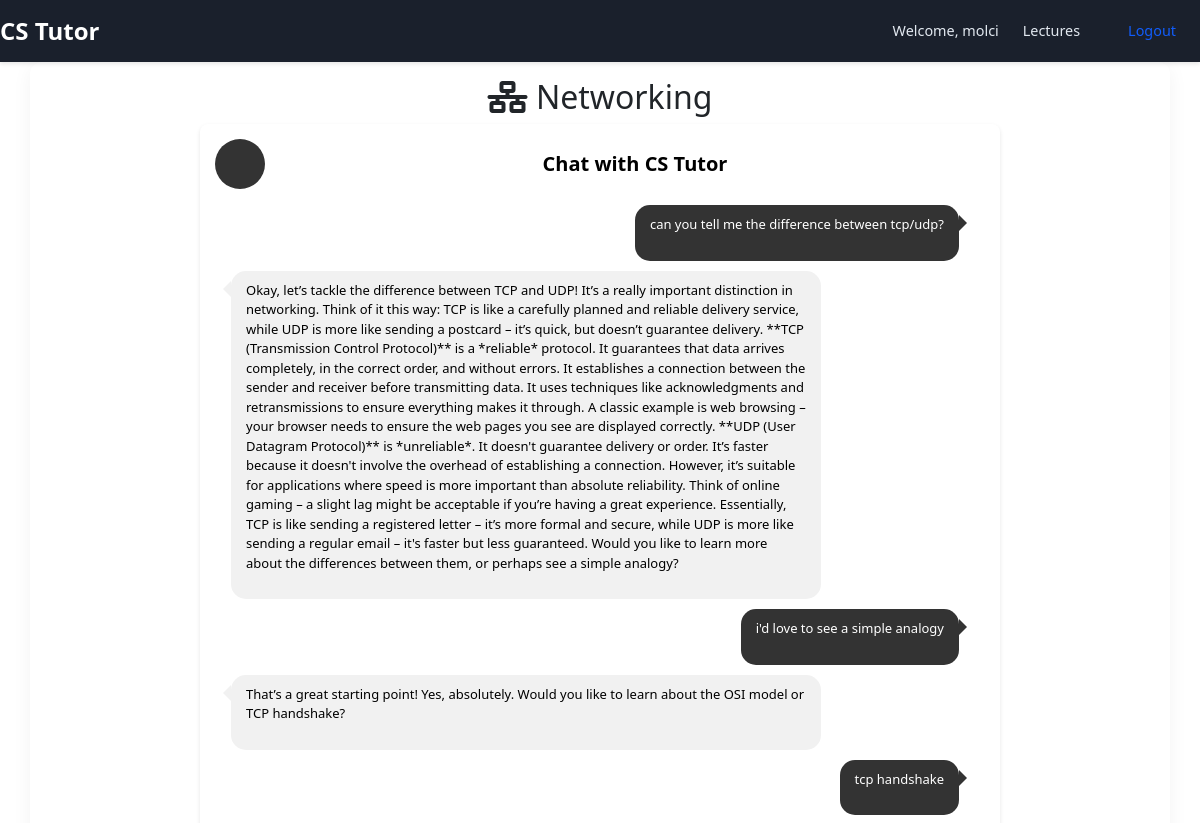
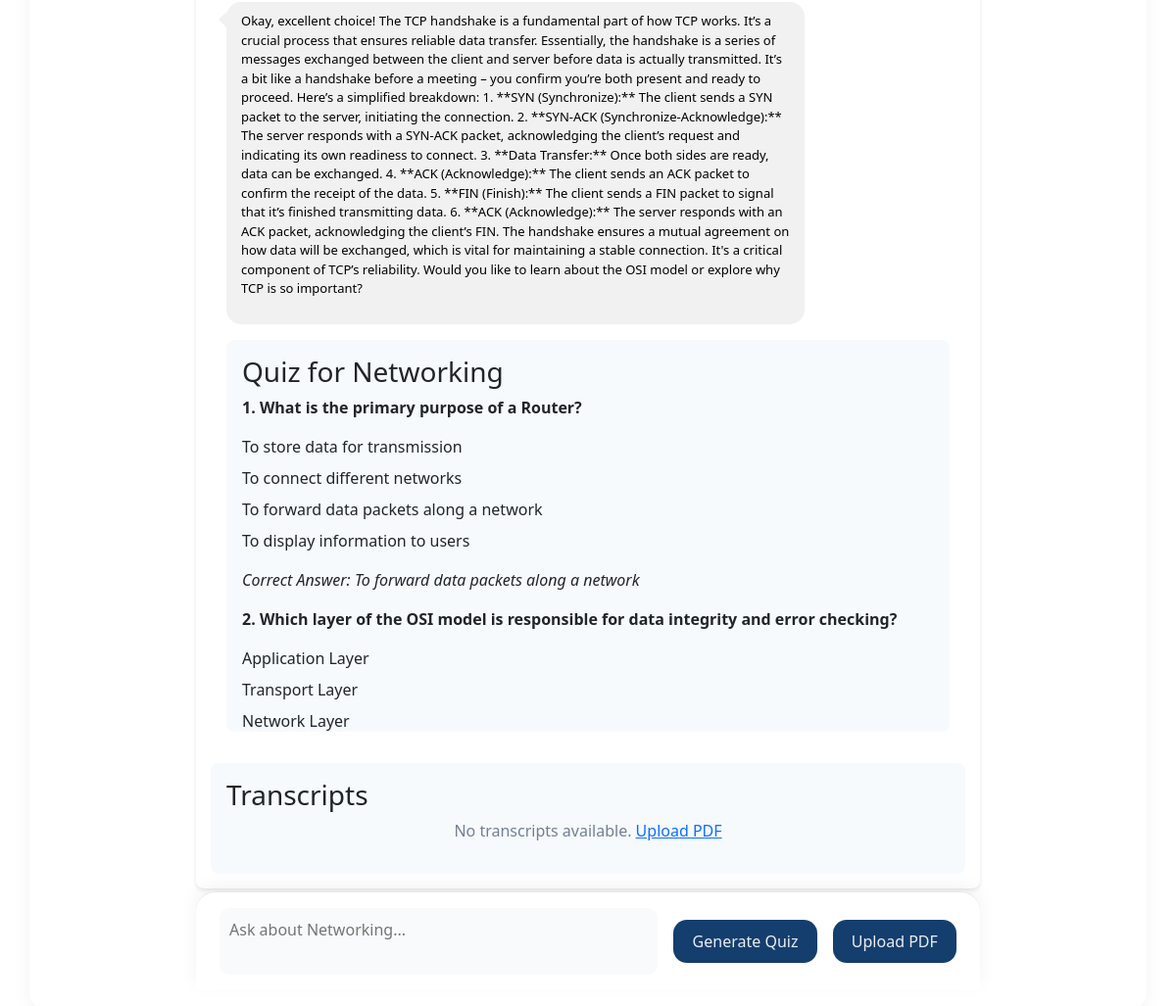
The page /lecture/networking/ (signed in) on the database as committed earlier (2 pictures, top to bottom).
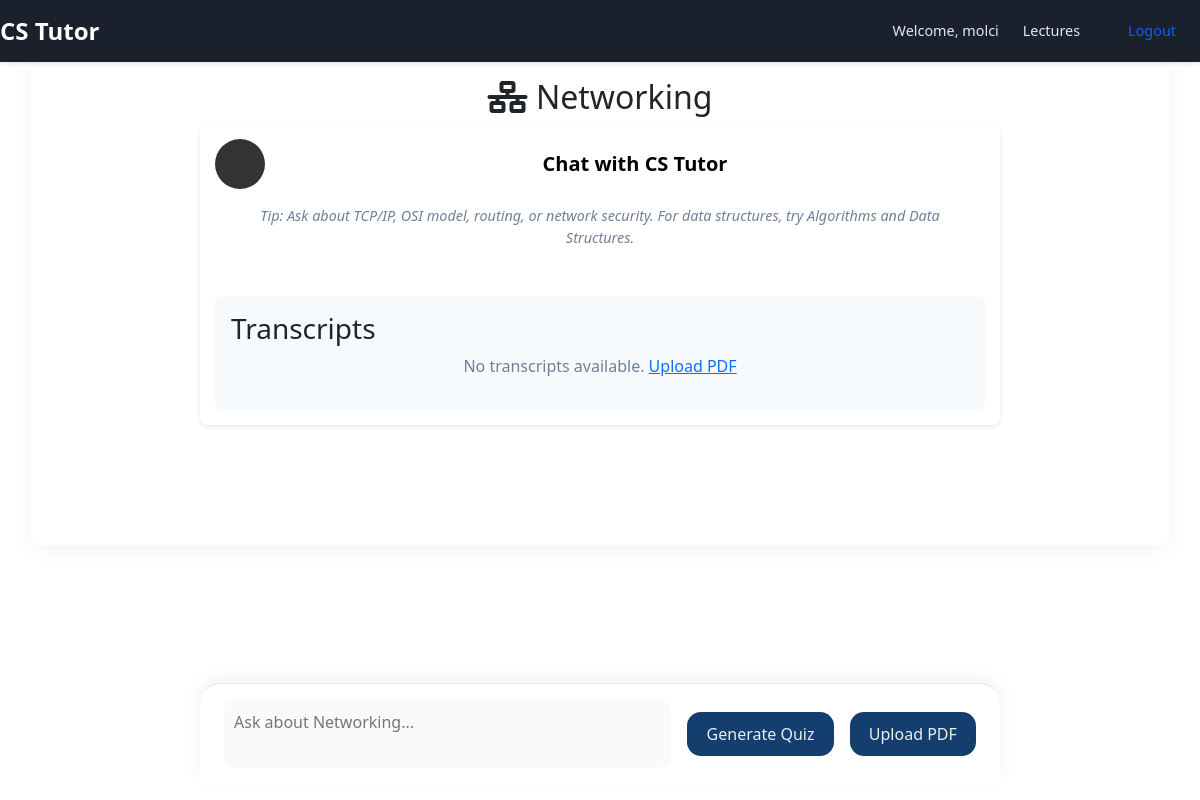
The same page on the database as committed later.
### ai_model/models.py (models this page shows, shortened)
class ChatHistory(models.Model):
    user = models.ForeignKey(User, on_delete=models.CASCADE)
    lecture = models.CharField(max_length=100)
    user_input = models.TextField()
    bot_response = models.TextField()
    message_id = models.CharField(max_length=100, blank=True)
    created_at = models.DateTimeField(auto_now_add=True)
    class Meta:
        constraints = [
            models.UniqueConstraint(
                fields=['user', 'lecture', 'user_input'],
                name='unique_chat_entry'
            )
        ]

class Quiz(models.Model):
    user = models.ForeignKey(User, on_delete=models.CASCADE)
    lecture = models.CharField(max_length=100)
    question = models.TextField()
    options = models.JSONField()
    correct_answer = models.TextField()
    created_at = models.DateTimeField(auto_now_add=True)
    class Meta:
        ordering = ['created_at']

### ai_model/views.py (the view, shortened to what this page needs)
# urls.py: path('lecture/<str:lecture_name>/', views.lecture_view, name='lecture'),
@login_required
def lecture_view(request, lecture_name):
    lecture_config = {
        'algorithms_data_structures': {
            'prompt_file': 'algorithms_data_structures.txt',
            'template': 'lecture_chat.html',
            'lecture_id': 'algorithms_data_structures',
            'title': 'Algorithms and Data Structures'
        },
        'networking': {
            'prompt_file': 'networking.txt',
            'template': 'lecture_chat.html',
            'lecture_id': 'networking',
            'title': 'Networking'
        },
        'operating_systems': {
            'prompt_file': 'operating_systems.txt',
            'template': 'lecture_chat.html',
            'lecture_id': 'operating_systems',
            'title': 'Operating Systems'
        },
    }
    config = lecture_config.get(lecture_name)
    if not config:
        logger.warning(f"Invalid lecture: {lecture_name}")
        return redirect('lecture_list')
    start_time = time.time()
    cache_key = f"chat_history:{request.user.id}:{lecture_name}"
    chat_history = cache.get(cache_key)
    if chat_history is None:
        logger.info(f"Cache miss for {cache_key}, querying SQLite")
        chat_history = ChatHistory.objects.filter(
            user=request.user,
            lecture=lecture_name
        ).order_by('created_at')
        seen = {}
        deduplicated = []
        for entry in chat_history:
            key = (entry.user_id, entry.lecture, entry.user_input.lower().strip())
            if key not in seen or entry.created_at > seen[key].created_at:
                seen[key] = entry
        deduplicated = list(seen.values())
        chat_history = deduplicated
        if chat_history:
            cache.set(cache_key, chat_history, timeout=3600)
            logger.info(
                f"Cached {cache_key}, {len(chat_history)} entries, time: {time.time() - start_time:.3f}s"
            )
        else:
            logger.debug(f"Not caching empty chat history for {cache_key}")
    logger.debug(
        f"Chat history for {cache_key}: {len(chat_history)} entries, "
        f"message_ids={[entry.message_id for entry in chat_history]}"
    )
    quizzes = Quiz.objects.filter(user=request.user, lecture=lecture_name).order_by('created_at')
    transcripts = Transcript.objects.filter(user=request.user, lecture=lecture_name).order_by('-created_at')
    return render(request, config['template'], {
        "chat_history": chat_history,
        "quizzes": quizzes,
        "transcripts": transcripts,
        "lecture_name": lecture_name,
        "lecture_title": config['title'],
        "lecture_config": lecture_config,
    })

### templates/lecture_chat.html (shortened to what this page needs)
<!DOCTYPE html>
<html lang="en">
  {% load static %}
  <head>
    <link rel="stylesheet" href="{% static 'css/style.css' %}" />
    <link rel="stylesheet" href="{% static 'css/chat.css' %}" />
    <link rel="stylesheet" href="{% static 'css/lecture_chat.css' %}" />
    <link
      rel="stylesheet"
      href="https://cdnjs.cloudflare.com/ajax/libs/font-awesome/6.4.0/css/all.min.css"
    />
    <link href="https://cdn.jsdelivr.net/npm/bootstrap@5.3.0/dist/css/bootstrap.min.css" rel="stylesheet">
  </head>
  <body>
    <header>
      <nav class="navbar">
        <a href="{% url 'lecture_list' %}" class="nav-brand">CS Tutor</a>
        <div class="nav-links">
          <span>Welcome, {{ request.user.username }}</span>
          <a href="{% url 'lecture_list' %}">Lectures</a>
          <form
            method="post"
            action="{% url 'logout' %}"
            style="display: inline"
          >
            <button type="submit" class="nav-button">Logout</button>
          </form>
        </div>
      </nav>
    </header>
    <main class="container">
      <h2>
        <i
          class="fas {% if lecture_name == 'algorithms_data_structures' %}fa-code{% elif lecture_name == 'networking' %}fa-network-wired{% else %}fa-server{% endif %}"
        ></i>
        {{ lecture_title }}
      </h2>
      <div class="card-container">
        <div class="card-header">
          <div class="img-avatar"></div>
          <div class="text-chat">Chat with CS Tutor</div>
        </div>
        <div class="card-body">
          <div class="messages-container" id="chat-box">
            {% include "partials/lecture_chat.html" %}
            {% if not chat_history %}
              <p class="no-messages">
                {% if lecture_name == 'networking' %}
                  Tip: Ask about TCP/IP, OSI model, routing, or network security. For data structures, try Algorithms and Data Structures.
                {% elif lecture_name == 'operating_systems' %}
                  Tip: Ask about processes, memory management, or scheduling. For networking, try Networking.
                {% elif lecture_name == 'algorithms_data_structures' %}
                  Tip: Ask about sorting, searching, or data structures like hash tables. For networking or OS, try those lectures.
                {% else %}
                  Tip: Please select a valid lecture.
                {% endif %}
              </p>
            {% endif %}
          </div>
          <div class="transcript-container">
            <h3>Transcripts</h3>
            <ul>
              {% for transcript in transcripts %}
              <li class="transcript-item">
                <h4>{{ transcript.title }}</h4>
                <p><strong>Created:</strong> {{ transcript.created_at }}</p>
                <p>{{ transcript.transcript_text|truncatewords:50 }}</p>
                <a href="{% url 'transcript_detail' transcript.id %}">View Full Transcript</a>
              </li>
              {% empty %}
              <li class="no-transcripts">No transcripts available. <a href="#" data-bs-toggle="modal" data-bs-target="#uploadModal">Upload PDF</a></li>
              {% endfor %}
            </ul>
          </div>
        </div>
      </div>
      <div class="message-input">
        <form method="post" id="chat-form">
          <textarea
            name="question"
            id="user-question"
            placeholder="Ask about {{ lecture_title }}..."
            class="message-send"
            required
          ></textarea>
        </form>
        <button class="action-button" id="quiz-generate">Generate Quiz</button>
        <button class="action-button" data-bs-toggle="modal" data-bs-target="#uploadModal">Upload PDF</button>
      </div>
    </main>
  </body>
</html>

### templates/partials/lecture_chat.html
{% for message in chat_history %}
  {% if message.user_input %}
    <div class="message-box right" data-id="msg-{{ message.message_id|default_if_none:'unknown' }}">
      <p>{{ message.user_input }}</p>
    </div>
  {% endif %}
  {% if message.bot_response %}
    <div class="message-box left" data-id="msg-{{ message.message_id|default_if_none:'unknown' }}-response">
      <p>{{ message.bot_response }}</p>
    </div>
  {% endif %}
{% endfor %}
{% if quizzes %}
  <div class="quiz-container">
    <h3>Quiz for {{ lecture_name|title }}</h3>
    {% for quiz in quizzes %}
      <div class="quiz-question">
        <p><strong>{{ forloop.counter }}. {{ quiz.question }}</strong></p>
        <ul>
          {% for option in quiz.options %}
            <li>{{ option }}</li>
          {% endfor %}
        </ul>
        <p><em>Correct Answer: {{ quiz.correct_answer }}</em></p>
      </div>
    {% endfor %}
  </div>
{% endif %}

### static/css/style.css (style rules this page uses)
* { box-sizing: border-box; margin: 0; padding: 0; }
body { font-family: "Inter", -apple-system, BlinkMacSystemFont, "Segoe UI", Roboto, sans-serif; background-color: #f5f7fa; color: #2d3748; line-height: 1.6; }
.navbar { background-color: #1a202c; padding: 1rem 2rem; display: flex; justify-content: space-between; align-items: center; box-shadow: 0 2px 4px rgba(0, 0, 0, 0.1); }
.nav-brand { color: #ffffff; font-size: 1.5rem; font-weight: 700; text-decoration: none; }
.nav-links { display: flex; align-items: center; gap: 1.5rem; }
.nav-links span { color: #e2e8f0; font-size: 0.9rem; }
.nav-links a { color: #e2e8f0; text-decoration: none; font-weight: 500; font-size: 0.9rem; }
.nav-button { background: none; border: none; color: #115dfc; cursor: pointer; font-weight: 500; font-size: 0.9rem; }
.container { max-width: 900px; margin: 2rem auto; padding: 2rem; background-color: #ffffff; border-radius: 12px; box-shadow: 0 4px 20px rgba(0, 0, 0, 0.05); }
h2 { font-size: 2rem; color: #2d3748; text-align: center; margin-bottom: 1.5rem; }
.no-messages { text-align: center; color: #718096; font-style: italic; font-size: 0.9rem; }
button { padding: 0.75rem 1.5rem; background-color: #115dfc; color: #ffffff; border: none; border-radius: 6px; cursor: pointer; font-size: 1rem; transition: background-color 0.2s; }

### static/css/chat.css (style rules this page uses)
.card-container { background-color: #fff; border-radius: 10px; padding: 15px; margin: 20px auto; display: flex; flex-direction: column; width: 100%; max-width: 100%; }
.card-header { display: flex; align-items: center; padding-bottom: 10px; border-bottom: 1px solid #ccc; }
.card-header .img-avatar { width: 50px; height: 50px; border-radius: 50%; margin-right: 20px; background-color: #333; }
.card-header .text-chat { color: black; margin: 0; font-size: 20px; }
.card-body { flex: 1; overflow-y: auto; }
.messages-container { padding: 15px; }
.message-input { padding: 5px; border-top: 1px solid #ccc; }
.message-input .message-send { width: 100%; padding: 10px; border: none; border-radius: 10px; resize: none; }

### static/css/lecture_chat.css (style rules this page uses)
.container { max-width: 800px; margin: 0 auto; padding: 1rem; }
h3 { text-align: left; margin-top: 1.5rem; margin-bottom: 0.5rem; }
.card-container { max-width: 800px; margin: 0 auto; background: #fff; border-radius: 8px; box-shadow: 0 2px 4px rgba(0, 0, 0, 0.1); }
.card-header { display: flex; align-items: center; padding: 1rem; border-bottom: 1px solid #e2e8f0; }
.text-chat { flex-grow: 1; text-align: center; font-size: 1.25rem; font-weight: 600; }
.img-avatar { width: 40px; height: 40px; border-radius: 50%; background: #4a5568; margin-right: 1rem; }
.messages-container { max-width: 800px; margin: 0 auto; padding: 1rem; }
.card-body { padding-bottom: 120px; }
main.container { padding-bottom: 120px; }
.message-input { position: fixed; bottom: 16px; left: 0; right: 0; z-index: 1000; background: #ffffff; padding: 1rem 1.5rem; box-shadow: 0 -6px 18px rgba(0, 0, 0, 0.05); display: flex; align-items: center; gap: 1rem; max-width: 800px; margin: 0 auto; border-top: 1px solid #e5e7eb; border-radius: 20px 20px 0 0; }
.message-input form { flex: 1; display: flex; align-items: center; }
.message-input textarea { flex: 1; padding: 0.9rem 1.2rem; border: 1px solid #d1d5db; border-radius: 16px; font-size: 1rem; font-family: inherit; resize: vertical; min-height: 48px; max-height: 180px; line-height: 1.5; transition: border-color 0.2s, box-shadow 0.2s; background-color: #f9fafb; }
.action-button { background-color: #143e6e; color: #eceef0; padding: 0.6rem 1.2rem; font-size: 1rem; font-weight: 500; border: none; border-radius: 14px; cursor: pointer; transition: background-color 0.2s ease, transform 0.15s ease; }
.transcript-container { margin-top: 1rem; padding: 1rem; background: #f7fafc; border-radius: 8px; max-height: 400px; overflow-y: auto; }
.transcript-container ul { list-style: none; padding: 0; }
.transcript-container h3 { margin-bottom: 0.5rem; }
.transcript-container li { margin: 0.5rem 0; }
.no-transcripts { color: #718096; text-align: center; margin: 0; }

Rows that differ between the two databases and show on the page:
removed ChatHistory: user_input "can you tell me the difference between tcp/udp?", bot_response "Okay, let’s tackle the difference between TCP and UDP! It’s a really important distinction in networking. Think of it this way: TCP is like a carefully planned and reliable delivery service, while UDP is more like sending a postcard – it’s quick, but doesn’t guarantee delivery. **TCP (Transmission Control Protocol)** is a *reliable* protocol. It guarantees that data arrives completely, in the correct order, and without errors. It establishes a connection between the sender and receiver before transmitting data. It uses techniques like acknowledgments and retransmissions to ensure everything makes it through. A classic example is web browsing – your browser needs to ensure the web pages you…"
removed ChatHistory: user_input "i'd love to see a simple analogy", bot_response "That’s a great starting point! Yes, absolutely. Would you like to learn about the OSI model or TCP handshake?"
removed ChatHistory: user_input "tcp handshake", bot_response "Okay, excellent choice! The TCP handshake is a fundamental part of how TCP works. It’s a crucial process that ensures reliable data transfer. Essentially, the handshake is a series of messages exchanged between the client and server before data is actually transmitted. It’s a bit like a handshake before a meeting – you confirm you’re both present and ready to proceed. Here’s a simplified breakdown: 1. **SYN (Synchronize):** The client sends a SYN packet to the server, initiating the connection. 2. **SYN-ACK (Synchronize-Acknowledge):** The server responds with a SYN-ACK packet, acknowledging the client’s request and indicating its own readiness to connect. 3. **Data Transfer:** Once both…"
removed Quiz: question "What is the primary purpose of a Router?", options "To store data for transmission" "To connect different networks" "To forward data packets along a network" "To display information to users", correct_answer "To forward data packets along a network"
removed Quiz: question "Which layer of the OSI model is responsible for data integrity and error checking?", options "Application Layer" "Transport Layer" "Network Layer"
Other text that changed with them:
{{ lecture_name|title }}: "Networking" → (not shown)
text no longer shown: "Quiz for"
text now shown: "Tip: Ask about TCP/IP, OSI model, routing, or network security. For data structures, try Algorithms and Data Structures."
